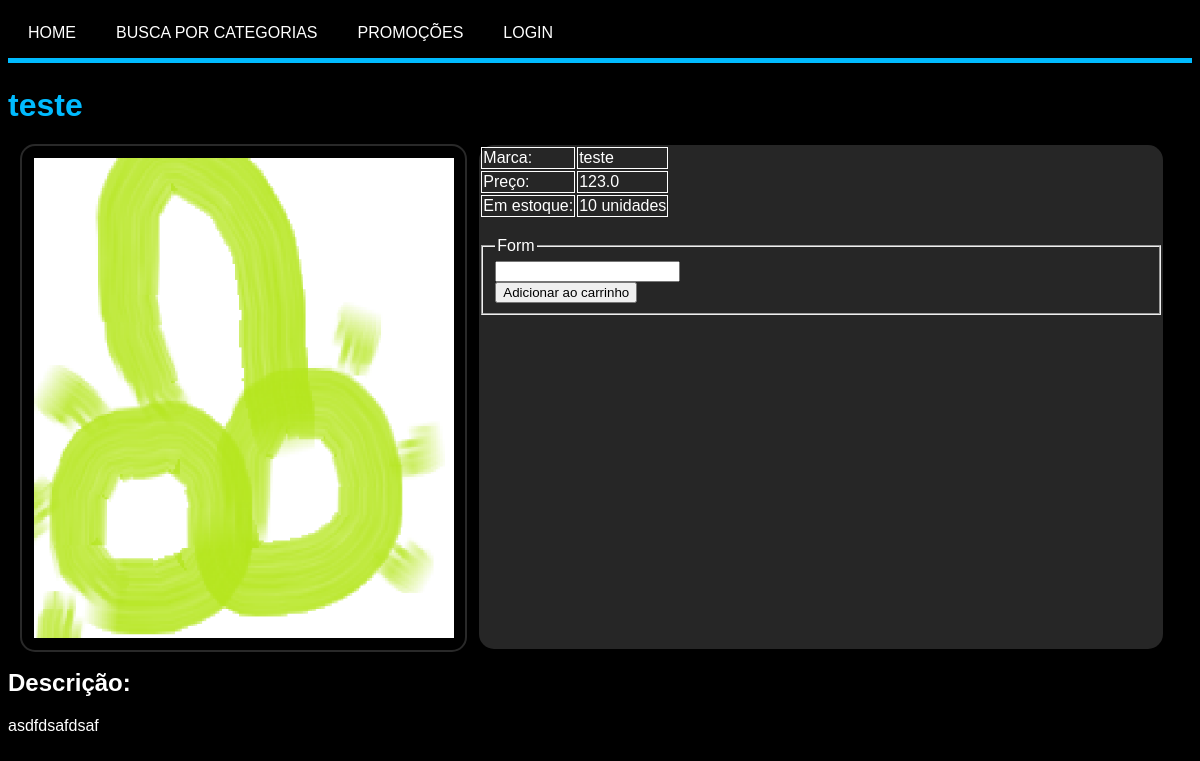
Screenshot of /loja/1/ with the database file from the repository.
### loja/models.py (models this page shows, shortened)
class Produto(models.Model):
    CATEGORIAS = (
        ('1', 'Processadores'),
        ('2', 'RAM'),
        ('3', 'Placas-Mãe'),
        ('4', 'Air Cooler'),
        ('5', 'Water Cooler'),
        ('6', 'Periféricos'),
    )
    id = models.BigAutoField(primary_key=True)
    nome = models.CharField(max_length=140)
    marca = models.CharField(max_length=140)
    categoria = models.CharField(max_length=140, choices = CATEGORIAS)
    qtd = models.IntegerField()
    preço = models.FloatField()
    prod_img = models.ImageField("Product Image", upload_to='loja/static/loja/images', null=True)
    descricao = models.TextField()

### loja/views.py (the view)
# urls.py: path('<int:produto_id>/', views.detail, name='detail'),
def detail(request, produto_id):
    produto = get_object_or_404(Produto, pk=produto_id)
    return render(request, 'loja/detail.html', {'produto': produto})

### loja/templates/loja/detail.html (shortened to what this page needs)
{% extends "loja/base_generic.html" %}
{% load static %}
{% block content %}
<h1>{{ produto.nome }}</h1>
<div class="content">
<div class="detail_foto">
    <img src="{{ produto.prod_img.url }}" style="width:100%; height:100%;">
</div>
<div class="info_box">
    <table>
        <tr>
            <td>Marca: </td>
            <td>{{produto.marca}}</td>
        </tr>
        <tr>
            <td>Preço: </td>
            <td>{{produto.preço}}</td>
        </tr>
        <tr>
            <td>Em estoque: </td>
            <td>{{produto.qtd}} unidades</td>
        </tr>
    </table>
    <br>
    <form method="POST" action="\loja\cart_add\">
        <fieldset>
          <legend>Form</legend>
          <input type="number" id="qtd" name="qtd"> <br>
          <button type="submit" class="btn btn-primary">Adicionar ao carrinho</button>
        </fieldset>
      </form>
</div>
<h2>Descrição: </h2>
<p>{{ produto.descricao }}</p>
</div>
{% endblock %}

### loja/static/loja/css/style.css (style rules this page uses)
* { font-family: 'Franklin Gothic Medium', 'Arial Narrow', Arial, sans-serif; }
body { background-color: black; color:white; }
h1 { color: #00bbff; font-family: Arial, Helvetica, sans-serif; }
.content { width: 100%; }
.detail_foto { width: 35vw; height: 60vh; border: 2px solid #292929; border-radius: 15px; margin: 1%; padding: 1%; float: left; margin-top: -1px; }
.info_box { width:57vw ; height:63vh; margin: auto; background-color:#262626; border-radius:15px; display:inline-table; }
tr, td { border: 1px solid white; }

### rows the page displays
Produto: nome "teste", prod_img (picture), marca "teste", preço "123.0", qtd "10", descricao "asdfdsafdsaf"
